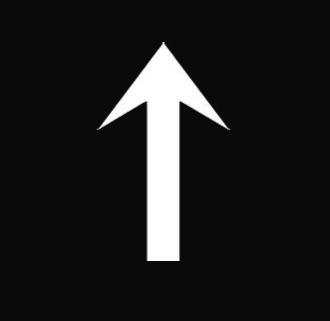
#> input picture contour/arrow.jpg, 330 x 321 px, found by its file name
$ python 'draw contour.py'
#> lines starting #> are read from the running program, lines starting #| are printed output that depends on the picture; after the words box and inside, x2 and y2 are one past the last pixel; in counts of white or black regions, pixels touching at a corner belong together
import cv2 as cv
import numpy as np

img = cv.imread('G:\python project\contour\\arrow.jpg')
#> img is the input picture: shape (321, 330, 3); min 0, max 255, mean 28.7
gray = cv.cvtColor(img, cv.COLOR_BGR2GRAY)
ret, binary = cv.threshold(gray, 0, 255, cv.THRESH_OTSU)  # 大津法
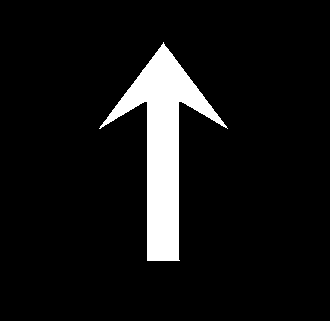
#> binary: shape (321, 330); 8% white; 1 white region
#> ret = 129
cv.imshow('binary', binary)
contours, hierarchy = cv.findContours(binary, cv.RETR_EXTERNAL, cv.CHAIN_APPROX_SIMPLE)
#> contours = 1 contour; box (x1, y1, x2, y2) and area: (99, 42, 228, 261) 8160
print(contours)
#> (printed output is left out)
print(len(contours))
#| 1
cv.drawContours(img, contours, -1, (0, 0, 255), 3)
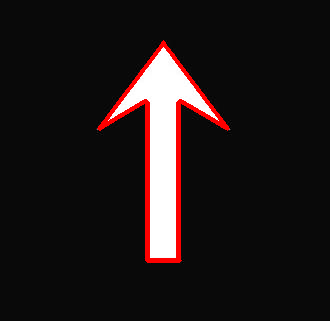
#> img: shape (321, 330, 3); 2.87% of pixels changed, all inside (x1, y1, x2, y2) = (97, 40, 230, 263)
cv.imshow('res', img)

# [9 lines of commented-out code are left out]

cv.waitKey(0)
cv.destroyAllWindows()
